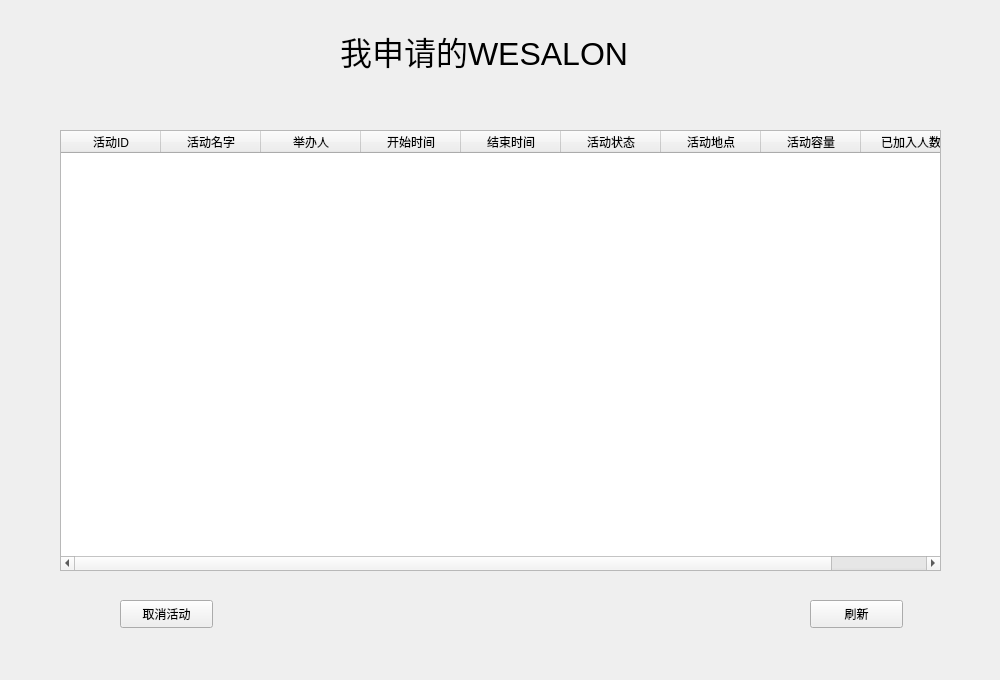
<?xml version="1.0" encoding="UTF-8"?>
<ui version="4.0">
 <class>myapply</class>
 <widget class="QWidget" name="myapply">
  <property name="geometry">
   <rect>
    <x>0</x>
    <y>0</y>
    <width>1000</width>
    <height>680</height>
   </rect>
  </property>
  <property name="minimumSize">
   <size>
    <width>1000</width>
    <height>680</height>
   </size>
  </property>
  <property name="maximumSize">
   <size>
    <width>1000</width>
    <height>680</height>
   </size>
  </property>
  <property name="windowTitle">
   <string>Form</string>
  </property>
  <widget class="QLabel" name="MyAppliedWESALON">
   <property name="geometry">
    <rect>
     <x>340</x>
     <y>10</y>
     <width>351</width>
     <height>81</height>
    </rect>
   </property>
   <property name="font">
    <font>
     <pointsize>24</pointsize>
    </font>
   </property>
   <property name="text">
    <string>我申请的WESALON</string>
   </property>
  </widget>
  <widget class="QTableWidget" name="ApplyTable">
   <property name="geometry">
    <rect>
     <x>60</x>
     <y>130</y>
     <width>881</width>
     <height>441</height>
    </rect>
   </property>
   <column>
    <property name="text">
     <string>活动ID</string>
    </property>
   </column>
   <column>
    <property name="text">
     <string>活动名字</string>
    </property>
   </column>
   <column>
    <property name="text">
     <string>举办人</string>
    </property>
   </column>
   <column>
    <property name="text">
     <string>开始时间</string>
    </property>
   </column>
   <column>
    <property name="text">
     <string>结束时间</string>
    </property>
   </column>
   <column>
    <property name="text">
     <string>活动状态</string>
    </property>
   </column>
   <column>
    <property name="text">
     <string>活动地点</string>
    </property>
   </column>
   <column>
    <property name="text">
     <string>活动容量</string>
    </property>
   </column>
   <column>
    <property name="text">
     <string>已加入人数</string>
    </property>
   </column>
  </widget>
  <widget class="QPushButton" name="CancelButton">
   <property name="geometry">
    <rect>
     <x>120</x>
     <y>600</y>
     <width>93</width>
     <height>28</height>
    </rect>
   </property>
   <property name="text">
    <string>取消活动</string>
   </property>
  </widget>
  <widget class="QPushButton" name="FlushButton">
   <property name="geometry">
    <rect>
     <x>810</x>
     <y>600</y>
     <width>93</width>
     <height>28</height>
    </rect>
   </property>
   <property name="text">
    <string>刷新</string>
   </property>
  </widget>
 </widget>
 <resources/>
 <connections/>
</ui>
